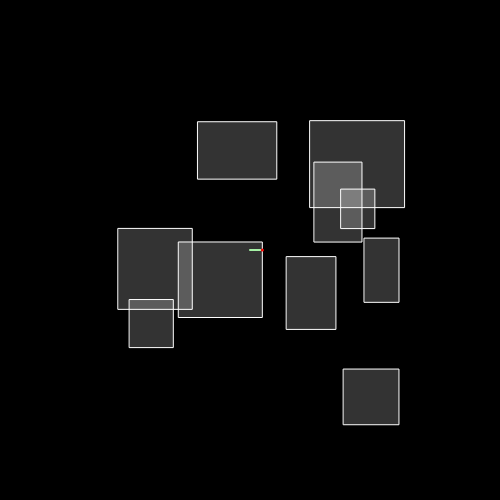
Frame 1 (no input)
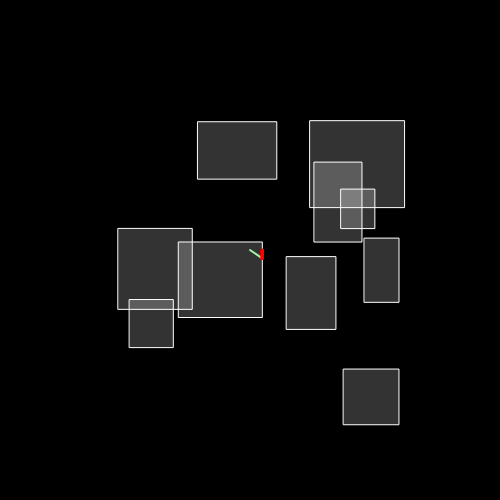
Frame 60 (no input)
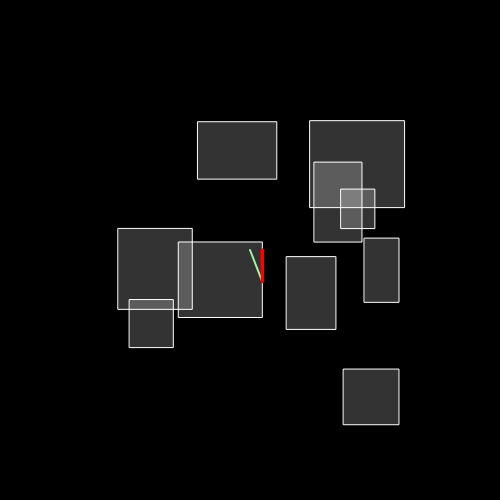
Frame 120 (the mouse pressed at the canvas centre since frame 60)

The p5.js sketch that drew these frames (run headless with seeded random() and noise() and a simulated clock; from frame 60 on, the mouse is pressed at the canvas centre):

// p5.js sketch
// ── sketch.js

var nboxes = 10;
var boxes = [];
var front = [];

var startx = 250, starty = 250;

var eps = 0.1;

function setup() {
	createCanvas(500,500);

	for (var i = 0; i<nboxes; i++) {
		boxes.push(new Box(random(100,400), random(100,400),
							random(20, 100), random(20, 100)));
	}
}

function draw() {
	background(0);

	var anglex = 250 + 500*cos(frameCount/100);
	var angley = 250 + 500*sin(frameCount/100);

	var finishPoint = computeLine(startx, starty, cos(frameCount/100), sin(frameCount/100), anglex, angley, 0, 1e9, 1e9);
	//console.log(finishPoint);	
	strokeWeight(2);
	stroke('lightgreen');
	line(startx, starty, finishPoint[0], finishPoint[1]);	
	strokeWeight(1);

	for (var i=0; i<nboxes; i++) {	
		boxes[i].draw();
	}
//	console.log(front);
	for (var i=0; i<front.length; i++) {
		fill('red');

		noStroke();
		ellipse(front[i][0], front[i][1], 3, 3);
	}
}


function safeRadius(mx, my) {
	var d = 1e9;
	for (var i=0; i<nboxes; i++) {	
		d = min(d, boxes[i].distanceFrom(mx, my))
	}
	return d;
}

function distance(x, y, xx, yy) {
	return sqrt((x - xx)*(x - xx) + (y - yy)*(y - yy));
}

function computeLine(cx, cy, lsx, lsy, fx, fy, or, antx, anty) {
	if (or >= 100) return [1e9, 1e9];
	if (distance(cx, cy, fx, fy) < eps) return [fx, fy];
	if (distance(cx, cy, antx, anty) < eps) {
		if (front.length < 1000) front.push([cx, cy]);
		return [cx, cy];
	}
	var d = safeRadius(cx, cy);
	d = min(d, distance(cx, cy, fx, fy));

/*
	stroke('rgba(255,255,255,1)');
	fill('rgba(255,255,255,0.25)');

	ellipse(cx, cy, 2*d, 2*d);
	fill(255);
	ellipse(cx, cy, 5, 5);
*/


	var nx = cx + d*lsx;
	var ny = cy + d*lsy;
	return computeLine(nx, ny, lsx, lsy, fx, fy, or+1, cx, cy);
}
// ── box.js
function Box(x, y, h, w) {
	this.x = x;
	this.y = y;
	this.h = h;
	this.w = w;

	this.distanceFrom = function(x, y) {
		var dx = min(abs(this.x - x), abs(x - this.w - this.x));
		var dy = min(abs(this.y - y), abs(y - this.h - this.y));

		var cx = 1e9, cy = 1e9;
		if (this.x <= x && x <= this.x + this.w) cy = 1;
		if (this.y <= y && y <= this.y + this.h) cx = 1;
 
		return max(0, Math.min(sqrt(dx*dx + dy*dy), cx*dx, cy*dy));
	}

	this.draw = function() {
		fill('rgba(255,255,255,0.2)');
		stroke(255);

		rect(this.x, this.y, this.w, this.h);
	}
}
